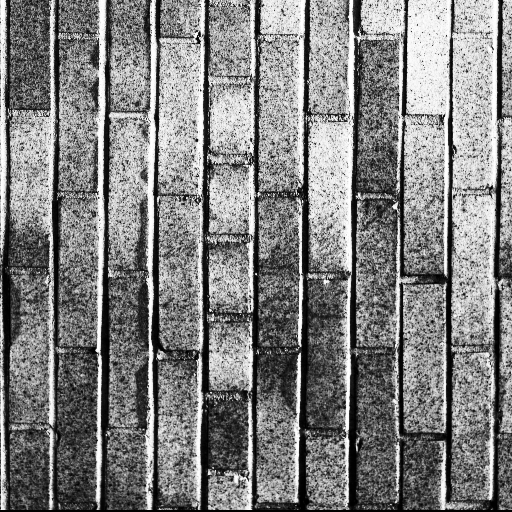
#> input picture Horizontal texture features/textures/1.2.12.tiff, 512 x 512 px, found by its file name
$ python 'Edge detection - kernel.py'
#> lines starting #> are read from the running program, lines starting #| are printed output that depends on the picture
import cv2
import math
import numpy as np
from scipy import signal
import scipy
from tqdm import tqdm
import matplotlib.pyplot as plt


def vertical_textures(file_path, intensity_factor):

#> called with file_path = 'textures\\1.2.12.tiff', intensity_factor = 2
    image = cv2.imread(file_path, cv2.IMREAD_GRAYSCALE)
#> image is the input picture: shape (512, 512); min 0, max 255, mean 128.1
    image_original = image.copy()
    image = image + (100* np.random.randn(image.shape[0], image.shape[1]))
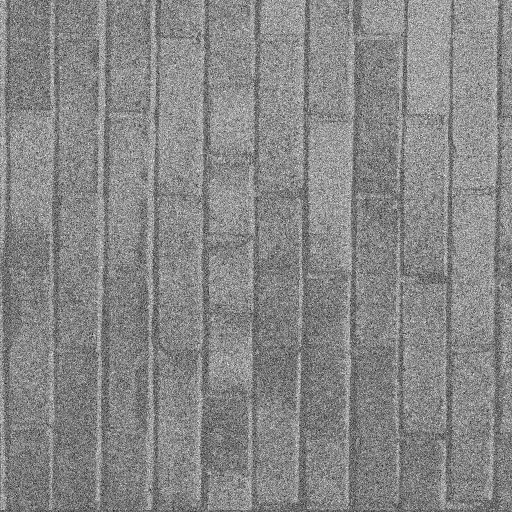
#> image: shape (512, 512) float64; min -461, max 647.2, mean 128.2; drawn with min black and max white

    kernel_vertical = np.array([[0, 0, 0],
                       [2, -4, 2],
                       [0, 0, 0]]) * intensity_factor

    kernel_horizontal = np.array([[0, 2, 0],
                       [0, -4, 0],
                       [0, 2, 0]]) * intensity_factor

    kernel_diagonal = np.array([[1, 0, 1],
                       [0, -4, 0],
                       [1, 0, 1]]) * intensity_factor
    kernel_laplacian = np.array([[1, 1, 1],
                       [1, -8, 1],
                       [1, 1, 1]]) * (intensity_factor / 2)
    kernel_average = np.array([[1, 1, 1],
                               [1, 1, 1],
                               [1, 1, 1]]) / 9
    kernel = np.array([[1, 1],
                       [1, 1]])
    im = np.array([[1, 2, 3],
                   [4, 5, 6]])
    print(signal.correlate2d(im, kernel, boundary='symm'))


    output_kernel_vertical = signal.correlate2d(image, kernel_vertical, boundary='symm')
    output_kernel_vertical_averaged = signal.correlate2d(output_kernel_vertical, kernel_average, boundary='symm')
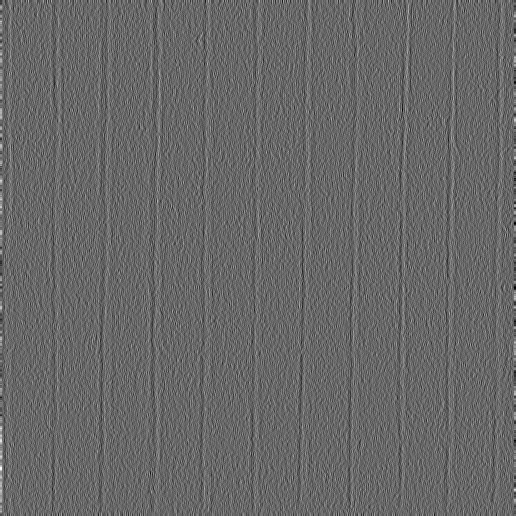
#> output_kernel_vertical_averaged: shape (516, 516) float64; min -1032.5, max 1499.5, mean 0.8; drawn with min black and max white
    output_kernel_diagonal = signal.correlate2d(image, kernel_diagonal, boundary='symm')
    output_kernel_horizontal = signal.correlate2d(image, kernel_horizontal, boundary='symm')
    output_kernel_laplacian = signal.correlate2d(image, kernel_laplacian, boundary='symm')

    difference = output_kernel_laplacian - output_kernel_horizontal

    difference_averaged = signal.correlate2d(difference, kernel_average, boundary='symm')


    fig1 = plt.figure(figsize=(9, 10))
    fig1.suptitle('Original Image', fontname='Times New Roman', fontweight="bold")

    ax1 = plt.subplot(3, 2, 1)
    plt.imshow(image, cmap='gray', vmax=255, vmin=0)
    plt.title(f'Image', fontname='Times New Roman', fontweight="bold")

    ax2 = plt.subplot(3, 2, 2, sharex=ax1, sharey=ax1)
    plt.imshow(output_kernel_vertical, cmap='gray', vmax=255, vmin=0)
    plt.title(f'Output of vertical kernel', fontname='Times New Roman', fontweight="bold")

    ax3 = plt.subplot(3, 2, 3, sharex=ax1, sharey=ax1)
    plt.imshow(output_kernel_horizontal, cmap='gray', vmax=255, vmin=0)
    plt.title(f'Output of horizontal kernel', fontname='Times New Roman', fontweight="bold")

    ax4 = plt.subplot(3, 2, 4, sharex=ax1, sharey=ax1)
    plt.imshow(output_kernel_laplacian, cmap='gray', vmax=255, vmin=0)
    plt.title(f'Output of Laplacian kernel', fontname='Times New Roman', fontweight="bold")

    ax5 = plt.subplot(3, 2, 5, sharex=ax1, sharey=ax1)
    plt.imshow(difference, cmap='gray', vmax=255, vmin=0)
    plt.title(f'Laplacian minus horizontal', fontname='Times New Roman', fontweight="bold")

    ax6 = plt.subplot(3, 2, 6, sharex=ax1, sharey=ax1)
    plt.imshow(output_kernel_vertical_averaged, cmap='gray', vmax=255, vmin=0)
    plt.title(f'vertical - Averaged', fontname='Times New Roman', fontweight="bold")

    plt.tight_layout()


    '''Blur'''

    image = signal.correlate2d(image, kernel_average)
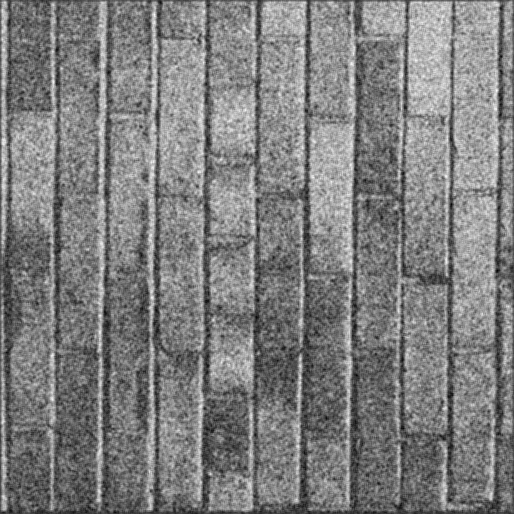
#> image: shape (514, 514) float64; min -114.3, max 372.3, mean 127.2; drawn with min black and max white


    output_kernel_vertical = signal.correlate2d(image, kernel_vertical, boundary='symm')
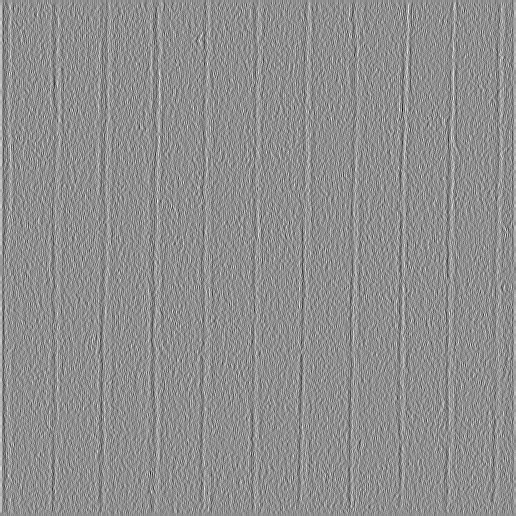
#> output_kernel_vertical: shape (516, 516) float64; min -1032.5, max 808.1, mean 0.9; drawn with min black and max white
    output_kernel_diagonal = signal.correlate2d(image, kernel_diagonal, boundary='symm')
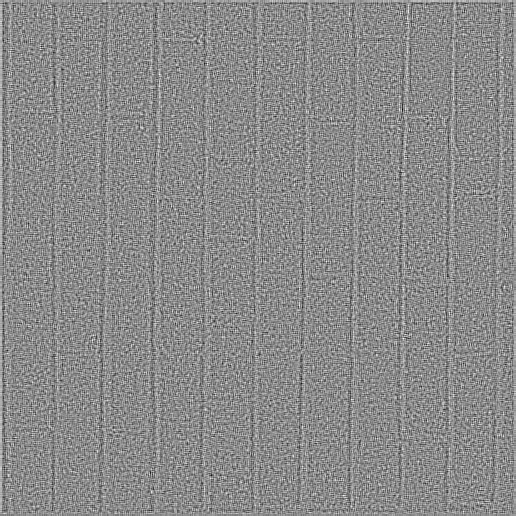
#> output_kernel_diagonal: shape (516, 516) float64; min -1143, max 963.7, mean 1.3; drawn with min black and max white
    output_kernel_horizontal = signal.correlate2d(image, kernel_horizontal, boundary='symm')
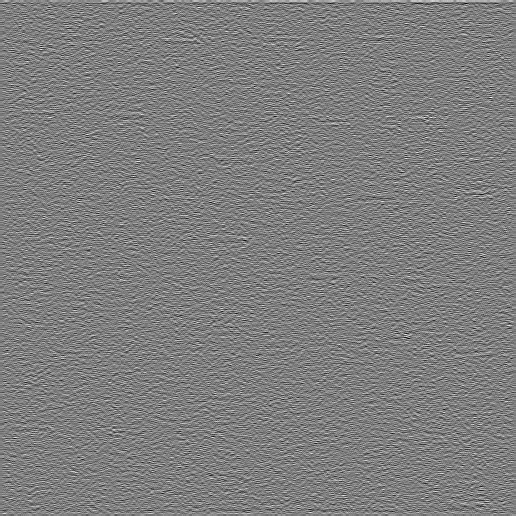
#> output_kernel_horizontal: shape (516, 516) float64; min -755.3, max 766.4, mean 0.4; drawn with min black and max white
    output_kernel_laplacian = signal.correlate2d(image, kernel_laplacian, boundary='symm')
#> output_kernel_laplacian: shape (516, 516) float64

    difference = output_kernel_laplacian - output_kernel_horizontal
#> difference: shape (516, 516) float64

    difference_averaged = signal.correlate2d(difference, kernel_average, boundary='symm')
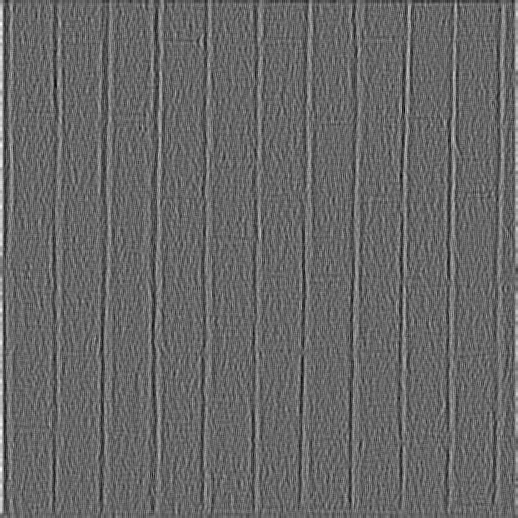
#> difference_averaged: shape (518, 518) float64; min -258.7, max 380, mean 1.2; drawn with min black and max white

    fig2 = plt.figure(figsize=(9, 10))
    fig2.suptitle('Blurred Image', fontname='Times New Roman', fontweight="bold")

    ax1 = plt.subplot(3, 2, 1)
    plt.imshow(image, cmap='gray', vmax=255, vmin=0)
    plt.title(f'Blurred Image', fontname='Times New Roman', fontweight="bold")

    ax2 = plt.subplot(3, 2, 2, sharex=ax1, sharey=ax1)
    plt.imshow(output_kernel_vertical, cmap='gray', vmax=255, vmin=0)
    plt.title(f'Output of vertical kernel', fontname='Times New Roman', fontweight="bold")

    ax3 = plt.subplot(3, 2, 3, sharex=ax1, sharey=ax1)
    plt.imshow(output_kernel_horizontal, cmap='gray', vmax=255, vmin=0)
    plt.title(f'Output of horizontal kernel', fontname='Times New Roman', fontweight="bold")

    ax4 = plt.subplot(3, 2, 4, sharex=ax1, sharey=ax1)
    plt.imshow(output_kernel_laplacian, cmap='gray', vmax=255, vmin=0)
    plt.title(f'Output of Laplacian kernel', fontname='Times New Roman', fontweight="bold")

    ax5 = plt.subplot(3, 2, 5, sharex=ax1, sharey=ax1)
    plt.imshow(difference, cmap='gray', vmax=255, vmin=0)
    plt.title(f'Laplacian minus horizontal', fontname='Times New Roman', fontweight="bold")


    plt.tight_layout()
    plt.show()


if __name__ == '__main__':
    file_path = r'textures\1.2.12.tiff'
    vertical_textures(file_path, intensity_factor=2)

$ run again, with Horizontal texture features/textures/1.1.01.tiff copied over Horizontal texture features/textures/1.2.12.tiff
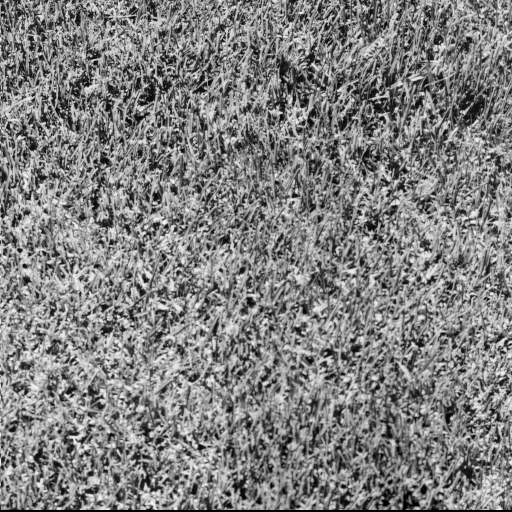
#> input picture Horizontal texture features/textures/1.1.01.tiff, 512 x 512 px, found by its file name
#> in vertical_textures, image is the input picture: shape (512, 512); min 0, max 247, mean 128.7
#> in vertical_textures, `output_kernel_horizontal = signal.correlate2d(image, kernel_horizontal..`:
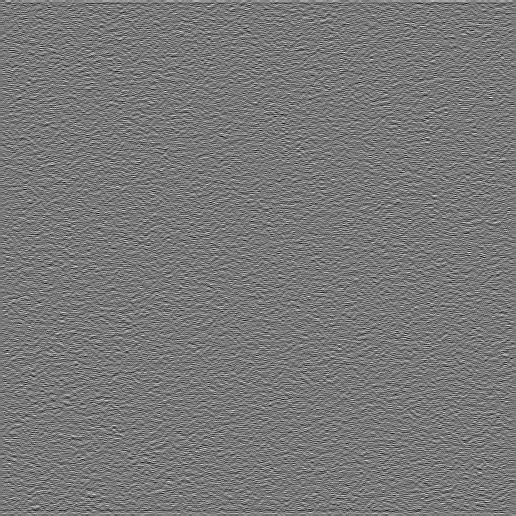
#> output_kernel_horizontal: shape (516, 516) float64; min -727.5, max 808.6, mean 0.3; drawn with min black and max white
#> in vertical_textures, `difference_averaged = signal.correlate2d(difference, kernel_average, b..`:
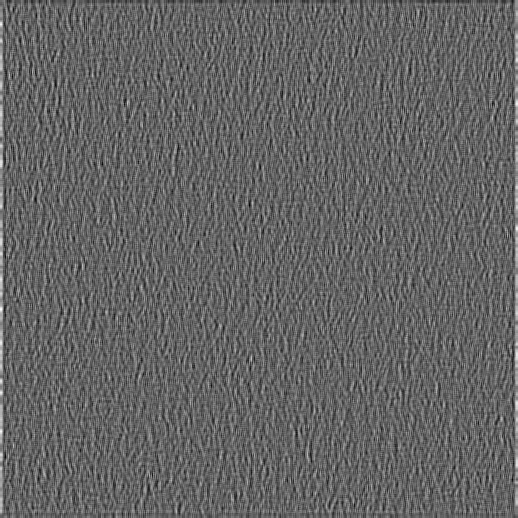
#> difference_averaged: shape (518, 518) float64; min -197, max 305.8, mean 0.9; drawn with min black and max white

$ run again, with Horizontal texture features/textures/1.1.02.tiff copied over Horizontal texture features/textures/1.2.12.tiff
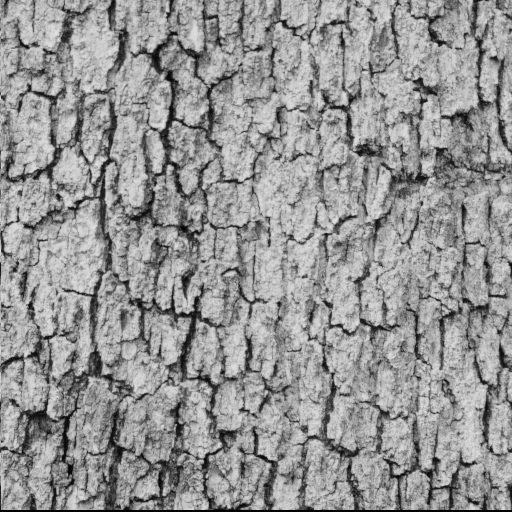
#> input picture Horizontal texture features/textures/1.1.02.tiff, 512 x 512 px, found by its file name
#> in vertical_textures, image is the input picture: shape (512, 512); min 0, max 226, mean 148.5
#> in vertical_textures, `difference = output_kernel_laplacian - output_kernel_horizontal`:
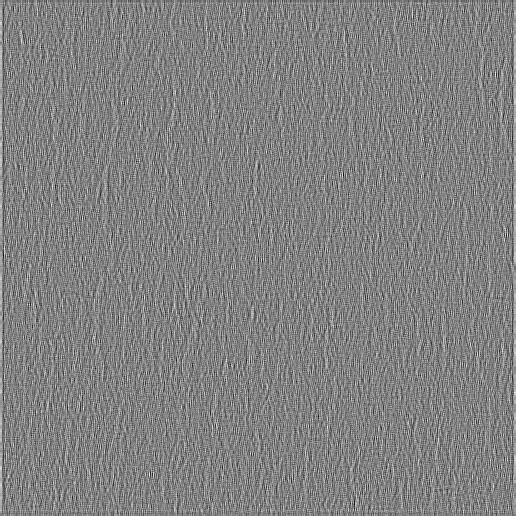
#> difference: shape (516, 516) float64; min -478.6, max 463.2, mean 0.5; drawn with min black and max white
#> in vertical_textures, `difference_averaged = signal.correlate2d(difference, kernel_average, b..`:
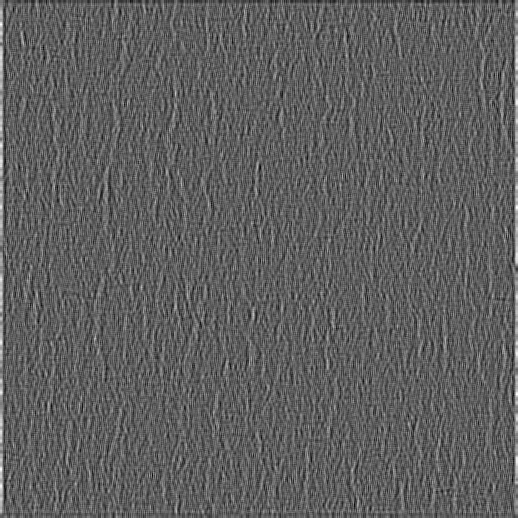
#> difference_averaged: shape (518, 518) float64; min -180.6, max 305.1, mean 1; drawn with min black and max white

$ run again, with Horizontal texture features/textures/1.1.03.tiff copied over Horizontal texture features/textures/1.2.12.tiff
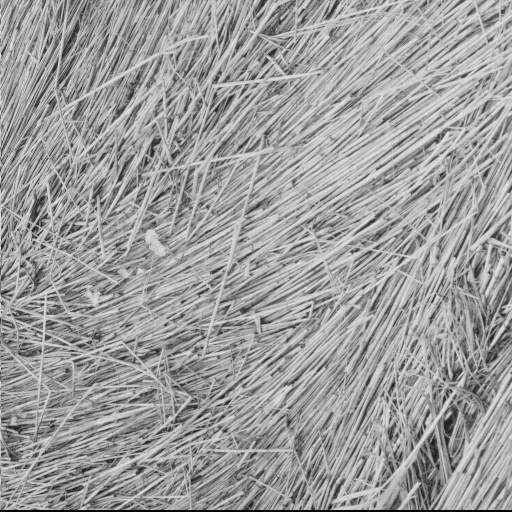
#> input picture Horizontal texture features/textures/1.1.03.tiff, 512 x 512 px, found by its file name
#> in vertical_textures, image is the input picture: shape (512, 512); min 0, max 227, mean 156.8
#> in vertical_textures, `difference_averaged = signal.correlate2d(difference, kernel_average, b..`:
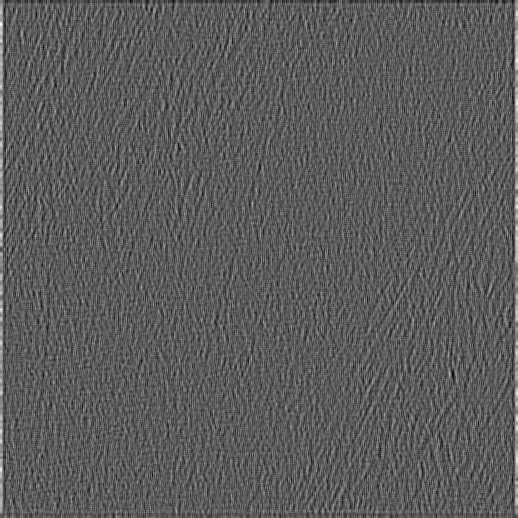
#> difference_averaged: shape (518, 518) float64; min -183.3, max 328.8, mean 1; drawn with min black and max white
